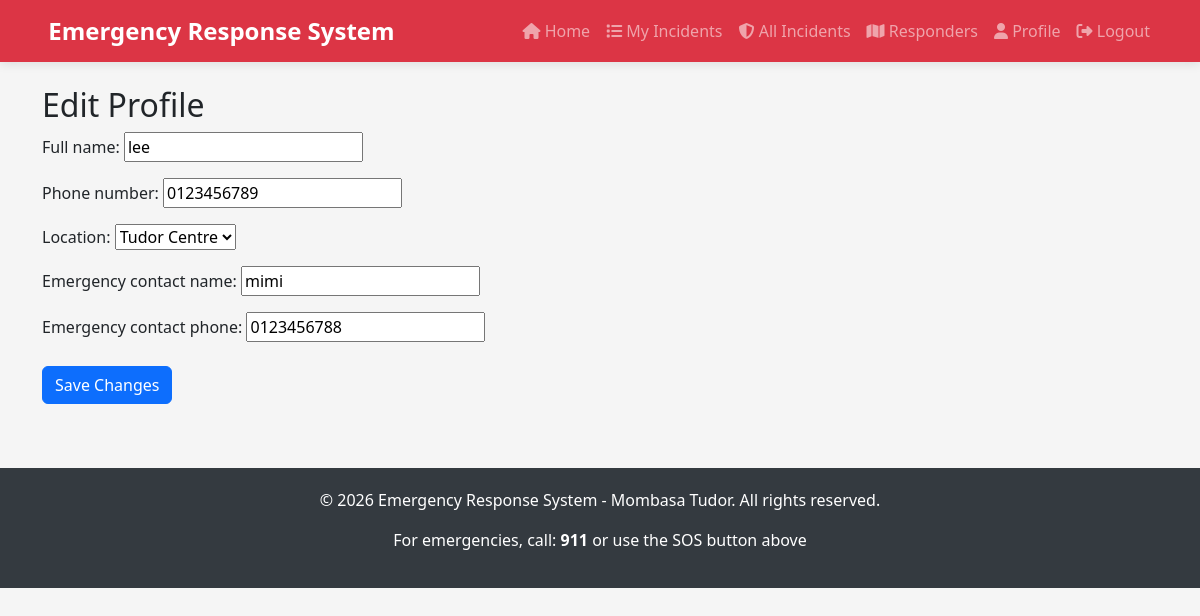
Page /profile/edit/ (signed in) on the committed database.
### emergencyresponse_app/models.py (models this page shows, shortened)
class Profile(models.Model):
    user = models.OneToOneField(User, on_delete=models.CASCADE)
    full_name = models.CharField(max_length=255)
    phone_number = models.CharField(max_length=20)
    location = models.CharField(max_length=100, choices=CHUDA_AREA_CHOICES, default=CHUDA_AREA_CHOICES[0][0])
    emergency_contact_name = models.CharField(max_length=255)
    emergency_contact_phone = models.CharField(max_length=20)

### emergencyresponse_app/views.py (the view)
# urls.py: path('profile/edit/', views.profile_edit, name='profile_edit'),
@login_required
def profile_edit(request):
    profile = request.user.profile
    if request.method == 'POST':
        form = ProfileForm(request.POST, instance=profile)
        if form.is_valid():
            form.save()
        return redirect('profile')
    else:
        form = ProfileForm(instance=profile)
    return render(request, 'templates/profile_edit.html', {'form': form})

### emergencyresponse_app/forms.py
class ProfileForm(forms.ModelForm):
    class Meta:
        model = Profile
        fields = ['full_name', 'phone_number', 'location', 'emergency_contact_name', 'emergency_contact_phone']

### templates/templates/profile_edit.html (shortened to what this page needs)
{% extends 'base.html' %} {% block title %}Edit Profile {% endblock %}
{% block content %}
<h2>Edit Profile</h2>
<form method="post">
    <div class="form-group">
        {{ form.as_p }}
  </div>
  <button type="submit" class="btn btn-primary">Save Changes</button>
</form>
{% endblock %}

### templates/base.html (style rules this page uses)
:root { --primary-color: #dc3545; --emergency-red: #e74c3c; --success-green: #27ae60; --warning-yellow: #f39c12; --info-blue: #3498db; }
body { font-family: "Segoe UI", Tahoma, Geneva, Verdana, sans-serif; background-color: #f5f5f5; }
.form-group { margin-bottom: 1.5rem; }

### rows in the picture
Profile: full_name "lee", phone_number "0123456789", location "Tudor Centre", emergency_contact_name "mimi", emergency_contact_phone "0123456788"
